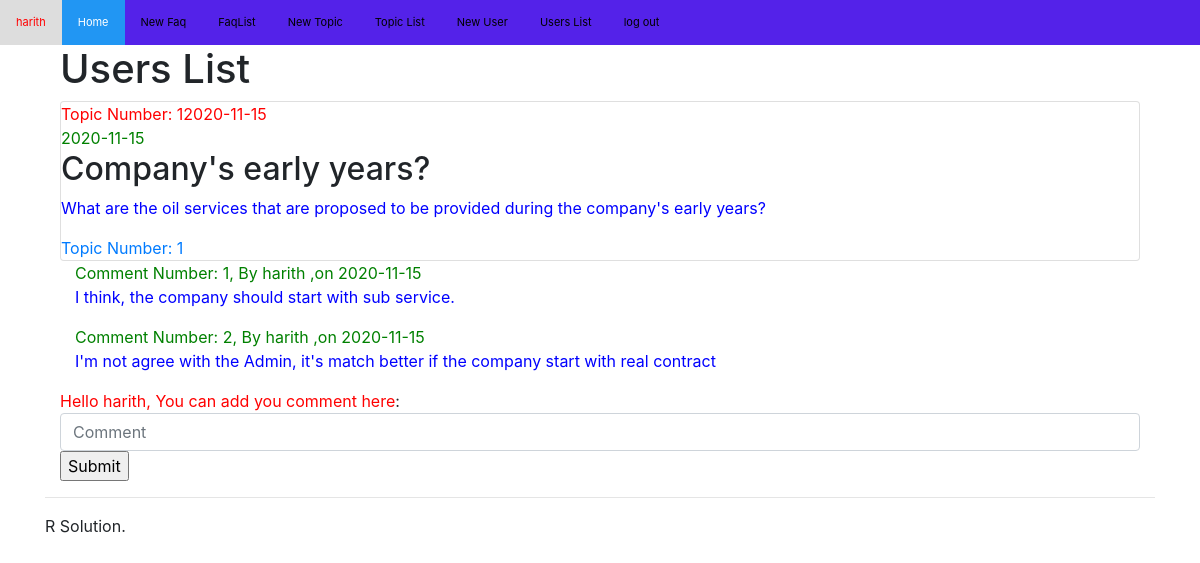
The app's page /api/CommentsByTopicId/1 (signed in) with its own data.
### app/models.py (models this page shows, shortened)
class Topic(db.Model):
    __tablename__ ='topics'
    id = db.Column(db.Integer, primary_key = True)
    topicDate = db.Column(db.Date)
    title = db.Column(db.String(10000))
    content = db.Column(db.String(10000))

class Comment(db.Model):
    __tablename__ ='comments'
    id = db.Column(db.Integer, primary_key = True)
    commentDate = db.Column(db.Date)
    comment = db.Column(db.String(10000))
    topicId = db.Column(db.Integer)
    userId = db.Column(db.String(10000))

### app/views.py (the view)
@app.route('/api/CommentsByTopicId/<int:topicId>', methods=['GET'])
def CommentsByTopicId(topicId):
    if not session.get('logged_in'):
        return render_template('login.html')
    name = session["username"]
    topics = db.session.query(Topic).filter(Topic.id == topicId)
    comments = db.session.query(Comment).filter(Comment.topicId == topicId)
    return render_template('TopicsList.html', topics=topics, comments=comments)

### app/templates/TopicsList.html (shortened to what this page needs)
{% extends 'base.html' %}
{% block main %}
<div class="container">
  <h1 class="page-header">Users List</h1>
 <ul class="list-inline">
  {% for topic in topics %}
    <div class="card">
      <a style="color:red">Topic Number: {{ topic.id }}{{ topic.topicDate }}</a>
      <a style="color:green">{{ topic.topicDate }}</a>
      <h2>{{ topic.title  }}</h2>
      <p style="color:blue">{{topic.content}}</p>
      <a href="{{ url_for('CommentsByTopicId',topicId=topic.id)}}">Topic Number: {{ topic.id }}</a>
</div>
            {% for comment in comments %}
                        <div class="container">
                            <a style="color:green">Comment Number: {{ comment.id }}, By {{ comment.userId }} ,on {{ comment.commentDate }}</a>
                            <p style="color:blue">{{comment.comment}}</p>
                        </div>
            {% endfor %}
                                        <form action = "/api/NewComment" method = "post">
                                            <apan style="color:red;">Hello {{ session['username'] }}, You can add you comment here</apan>:
                                            <input type="text" name="comment" placeholder="Comment" class="form-control">
                                            <input type="submit" value="Submit">
                                        </form>
           {% endfor %}
  </ul>
</div>
{% endblock %}

### app/static/style.css (style rules this page uses)
* { box-sizing: border-box; }
body { margin: 0; font-family: Arial, Helvetica, sans-serif; }

### records on screen
Topic: id "1", topicDate "2020-11-15", title "Company's early years?", content "What are the oil services that are proposed to be provided during the company's early years?", username "harith"
Comment: id "1", userId "harith", commentDate "2020-11-15", comment "I think, the company should start with sub service."
Comment: id "2", userId "harith", commentDate "2020-11-15", comment "I'm not agree with the Admin, it's match better if the company start with real contract"

### other values on screen
{{ session['username'] }} "harith"
